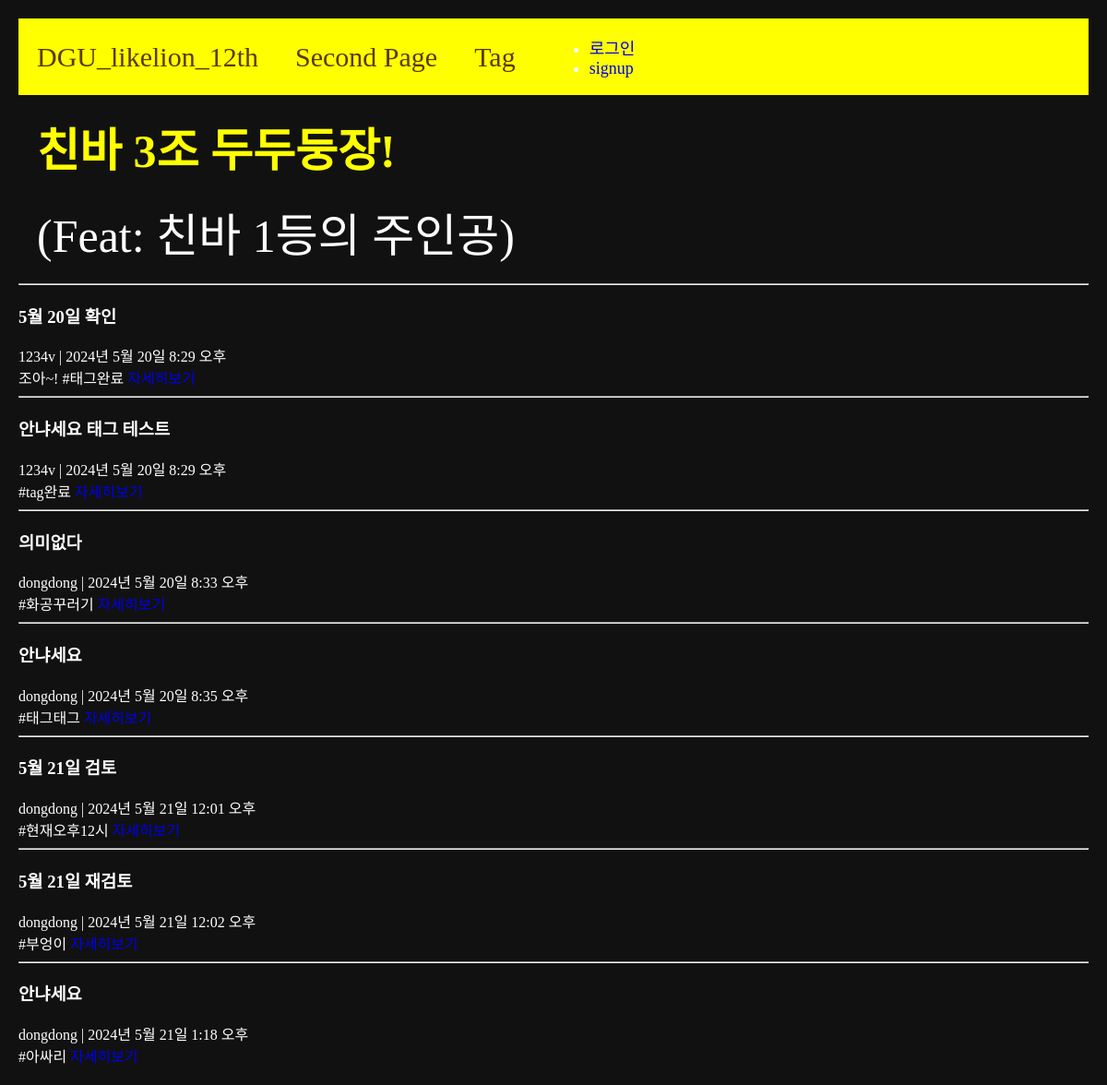
Screenshot of /second with the database file from the repository.
### main/models.py (models this page shows, shortened)
class Post(models.Model):
    title = models.CharField(max_length=50)
    writer = models.ForeignKey(User, null=False, blank=False, on_delete=models.CASCADE)
    body = models.TextField()
    pub_date = models.DateTimeField()
    image = models.ImageField(upload_to="post/", blank=True, null=True)
    weather = models.CharField(max_length=50, blank=True, null=True)
    tags = models.ManyToManyField(Tag, related_name='posts', blank=True)
    def summary(self):
        return self.body[:20]

### main/views.py (the view)
# urls.py: path('second', secondpage, name="secondpage"),
def secondpage(request):
    posts = Post.objects.all()
    return render(request, 'main/secondpage.html', {'posts': posts})

### main/templates/main/secondpage.html (shortened to what this page needs)
{% extends 'base.html' %}
{% block content %}
<h1 class="contents">친바 3조 두두둥장!</h1>
<div class="contents">(Feat: 친바 1등의 주인공)</div>
<div>
  {% for post in posts %}
  <div>
      <hr/>
      <h3>{{post.title}}</h3>
      {{post.writer}} | {{post.pub_date}}<br>
      {{post.summary}}
      <a href="{% url 'main:detail' post.id %}">자세히보기</a>
      <br>
  </div>
  {% endfor %}
</div>
{% endblock %}

### project/templates/base.html (shortened to what this page needs)
<!DOCTYPE html>
{% load static %}
<html lang="ko">
<head>
  <link rel="stylesheet" type="text/css" href="{% static 'css/project.css' %}">
</head>
<body class="body-container">
    {% include 'shared/_navbar.html' %}
    {% block content %}
    {% endblock %}
</body>
</html>

### project/templates/shared/_navbar.html
<nav class="navbar-container">
    <a class="navbar-link" href="{% url 'main:mainpage' %}">DGU_likelion_12th</a>
    <a class="navbar-link" href="{% url 'main:secondpage' %}">Second Page</a>
    <a class="navbar-link" href="{% url 'main:tag-list' %}">Tag</a>
    <div class="nav-right">
        {% if user.is_authenticated %}
        <ul class="nav-link-accounts">
            <li class="nav-link-user">{{user.username}}</li>
            <li><a href ="{% url 'accounts:logout' %}">로그아웃</a></li>
            <li><a href="{% url 'users:mypage' %}">mypage</a></li>
        </ul>
        {% else %}
        <ul class="nav-link-account">
            <li><a href="{% url 'accounts:login' %}">로그인</a></li>
            <li><a href="{% url 'accounts:signup' %}">signup</a></li>
        </ul>
        {% endif %}
    </div>
</nav>

### project/static/css/project.css (style rules this page uses)
h1 { color: yellow; }

### project/templates/base.html (style rules this page uses)
a { text-decoration: none; }
.body-container { background-color: #111; color: #fff; margin: 20px; }
.navbar-container { display: flex; align-items: center; padding-left: 20px; gap: 40px; background-color: yellow; font-size: 18px; }
.navbar-link { color: #5c3900; font-size: 30px; }
.contents { font-size: 50px; margin: 20px; }

### rows the page displays
Post: title "5월 20일 확인", writer "1234v", pub_date "2024년 5월 20일 8:29 오후", summary "조아~! #태그완료"
Post: title "안냐세요 태그 테스트", writer "1234v", pub_date "2024년 5월 20일 8:29 오후", summary "#tag완료"
Post: title "의미없다", writer "dongdong", pub_date "2024년 5월 20일 8:33 오후", summary "#화공꾸러기"
Post: title "안냐세요", writer "dongdong", pub_date "2024년 5월 20일 8:35 오후", summary "#태그태그"
Post: title "5월 21일 검토", writer "dongdong", pub_date "2024년 5월 21일 12:01 오후", summary "#현재오후12시"
Post: title "5월 21일 재검토", writer "dongdong", pub_date "2024년 5월 21일 12:02 오후", summary "#부엉이"
Post: title "안냐세요", writer "dongdong", pub_date "2024년 5월 21일 1:18 오후", summary "#아싸리"
